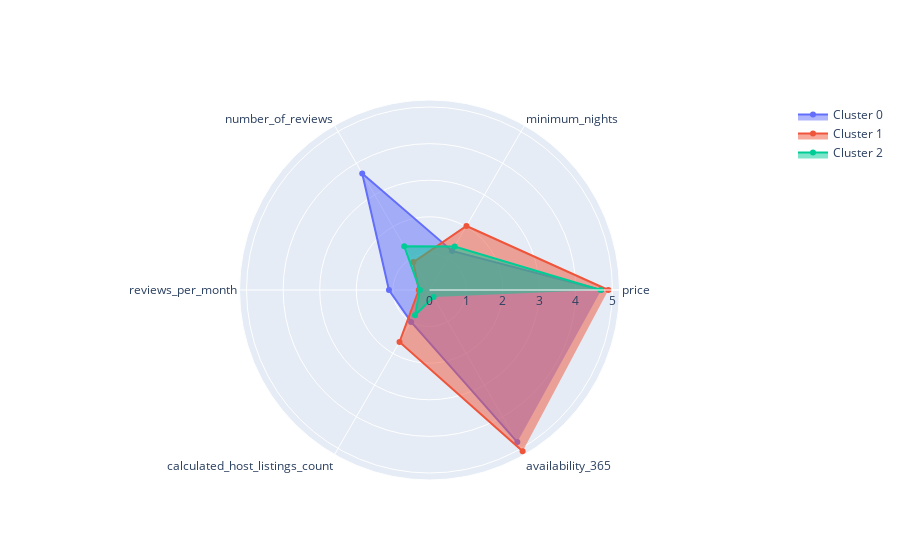

The code cell stored with this chart in its notebook:
### Code cell
# create a radar plot to visualize the means
import plotly.graph_objects as go

means = pd.DataFrame([cluster_0_means, cluster_1_means, cluster_2_means])

fig = go.Figure()
fig.add_trace(go.Scatterpolar(r=means.iloc[0], theta=means.columns, fill='toself', name='Cluster 0'))
fig.add_trace(go.Scatterpolar(r=means.iloc[1], theta=means.columns, fill='toself', name='Cluster 1'))
fig.add_trace(go.Scatterpolar(r=means.iloc[2], theta=means.columns, fill='toself', name='Cluster 2'))

fig.update_layout()
fig.show()

### Figure 1 — Plotly figure (JSON) as saved in the notebook; plotly's stock layout.template omitted (floating-point values rounded to 4 significant figures)
{"data": [{"fill": "toself", "name": "Cluster 0", "r": [4.693, 1.233, 3.677, 1.108, 1.006, 4.8], "theta": ["price", "minimum_nights", "number_of_reviews", "reviews_per_month", "calculated_host_listings_count", "availability_365"], "type": "scatterpolar"}, {"fill": "toself", "name": "Cluster 1", "r": [4.887, 2.02, 0.8798, 0.2934, 1.639, 5.09], "theta": ["price", "minimum_nights", "number_of_reviews", "reviews_per_month", "calculated_host_listings_count", "availability_365"], "type": "scatterpolar"}, {"fill": "toself", "name": "Cluster 2", "r": [4.675, 1.375, 1.381, 0.2616, 0.7951, 0.2218], "theta": ["price", "minimum_nights", "number_of_reviews", "reviews_per_month", "calculated_host_listings_count", "availability_365"], "type": "scatterpolar"}], "layout": {}}
